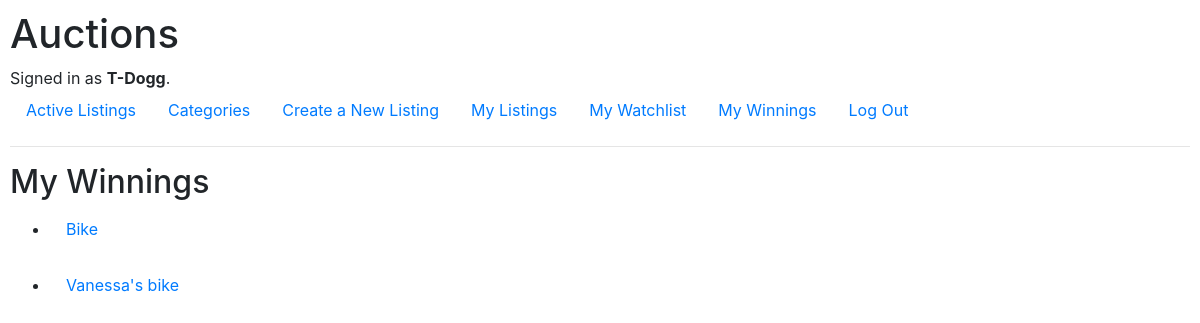
Screenshot of /winnings (signed in) with the database file from the repository.
### auctions/models.py (models this page shows, shortened)
class User(AbstractUser):
    pass

class AuctionListing(models.Model):
    name = models.CharField(max_length=128, blank=False)  # Name of the listing is a CharField, max length allowed 128 characters
    description = models.TextField(blank=False)  # Item description is a text field with undefined length for now
    price = models.DecimalField(max_digits=8, decimal_places=2, blank=False)  # Starting bid with 2dp, up to 1 Million
    current_highest_bidder = models.ForeignKey(settings.AUTH_USER_MODEL, on_delete=models.CASCADE, null=True, related_name="current_highest_bidder") # For storing the user who has the highest bid currently
    image_link = models.URLField(blank=True)  # Optional field for image link URL
    category = models.CharField(max_length=128, blank=True, null=True)  # Category will be its own class so that admin users can add mroe categories if needed
    user = models.ForeignKey(settings.AUTH_USER_MODEL, on_delete=models.CASCADE, default=1) # The user who creates and owns this listing
    active = models.BooleanField(default=True) # Boolean field to show if this listing is active or not
    winner = models.ForeignKey(settings.AUTH_USER_MODEL, on_delete=models.CASCADE, blank=True, null=True, related_name="winner") # For storing who wins the auction once it closes

### auctions/views.py (the view)
# urls.py: path("winnings", views.winnings, name="winnings"),
@login_required
def winnings(request):
    if AuctionListing.objects.filter(winner=request.user).exists():
        return render(request, "auctions/winnings.html", {
            "winnings": AuctionListing.objects.filter(winner=request.user)
        })
    return render(request, "auctions/winnings.html", {
        "winnings": None
    })

### auctions/templates/auctions/winnings.html
{% extends "auctions/layout.html" %}
{% block body %}
    <h2>My Winnings</h2>
    {% if not winnings %}
        No items won yet.
    {% else %}
        {% for listing in winnings %}
            <ul>
                <li class="nav-item">
                        <a class="nav-link" href="{% url 'listing' listing.pk %}">{{ listing.name }}</a>
                </li>
            </ul>
        {% endfor %}
    {% endif %}
{% endblock %}

### auctions/templates/auctions/layout.html (shortened to what this page needs)
{% load static %}
<!DOCTYPE html>
<html lang="en">
    <head>
        <link rel="stylesheet" href="https://stackpath.bootstrapcdn.com/bootstrap/4.4.1/css/bootstrap.min.css">
        <link href="{% static 'auctions/styles.css' %}" rel="stylesheet">
    </head>
    <body>
        <h1>Auctions</h1>
        <div>
            {% if user.is_authenticated %}
                Signed in as <strong>{{ user.username }}</strong>.
            {% else %}
                Not signed in.
            {% endif %}
        </div>
        <ul class="nav">
            <li class="nav-item">
                <a class="nav-link" href="{% url 'index' %}">Active Listings</a>
            </li>
            <li class="nav-item">
                <a class="nav-link" href="{% url 'categories' %}">Categories</a>
            </li>
            {% if user.is_authenticated %}
                <li class="nav-item">
                    <a class="nav-link" href="{% url 'create' %}">Create a New Listing</a>
                </li>
                <li class="nav-item">
                    <a class="nav-link" href="{% url 'my_listings' %}">My Listings</a>
                </li>
                <li class="nav-item">
                    <a class="nav-link" href="{% url 'watchlist' %}">My Watchlist</a>
                </li>
                <li class="nav-item">
                    <a class="nav-link" href="{% url 'winnings' %}">My Winnings</a>
                </li>
                <li class="nav-item">
                    <a class="nav-link" href="{% url 'logout' %}">Log Out</a>
                </li>
            {% endif %}
        </ul>
        <hr>
        {% block body %}
        {% endblock %}
    </body>
</html>

### auctions/static/auctions/styles.css (style rules this page uses)
body { padding: 10px; }

### rows the page displays
User: username "T-Dogg"
AuctionListing: name "Bike"
AuctionListing: name "Vanessa's bike"
